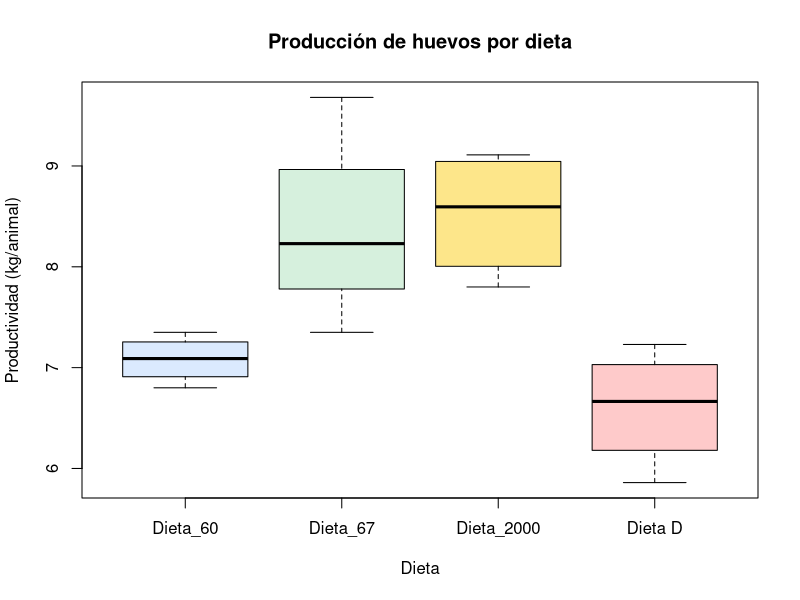

This figure's R source:
## ---- chunk 1
#| label: interaccion-aves
#| echo: false
#| fig-height: 3.2
trt_aves <- c("Dieta_60","Dieta_67","Dieta_2000","Dieta D")
lotes <- paste0("Lote_", 1:4)
fechas <- paste0("Fecha_", 1:4)
LS <- matrix(c(1,2,3,4, 2,3,4,1, 3,4,1,2, 4,1,2,3), nrow=4, byrow=TRUE)
mu2 <- 7.2
alpha_fila <- c(0, 0.3, -0.4, 0.5)
beta_col   <- c(0, -0.5, 0.6, 0.2)
tau_trt    <- c(0, 0.8, 1.3, -0.6)
set.seed(202)
dat_aves <- data.frame()
for (i in 1:4) for (j in 1:4) {
  k <- LS[i,j]
  y <- mu2 + alpha_fila[i] + beta_col[j] + tau_trt[k] + rnorm(1,0,0.35)
  dat_aves <- rbind(dat_aves, data.frame(lote=lotes[i], fecha=fechas[j],
                                            dieta=trt_aves[k], rend=round(y,2)))
}
dat_aves$lote <- factor(dat_aves$lote, levels=lotes)
dat_aves$fecha <- factor(dat_aves$fecha, levels=fechas)
dat_aves$dieta <- factor(dat_aves$dieta, levels=trt_aves)
modelo_ls <- aov(rend ~ dieta + lote + fecha, data=dat_aves)
boxplot(rend ~ dieta, data = dat_aves,
        col = c("#dbeafe","#d6f0dd","#fde68a","#fecaca"),
        xlab = "Dieta", ylab = "Productividad (kg/animal)",
        main = "Producción de huevos por dieta")
